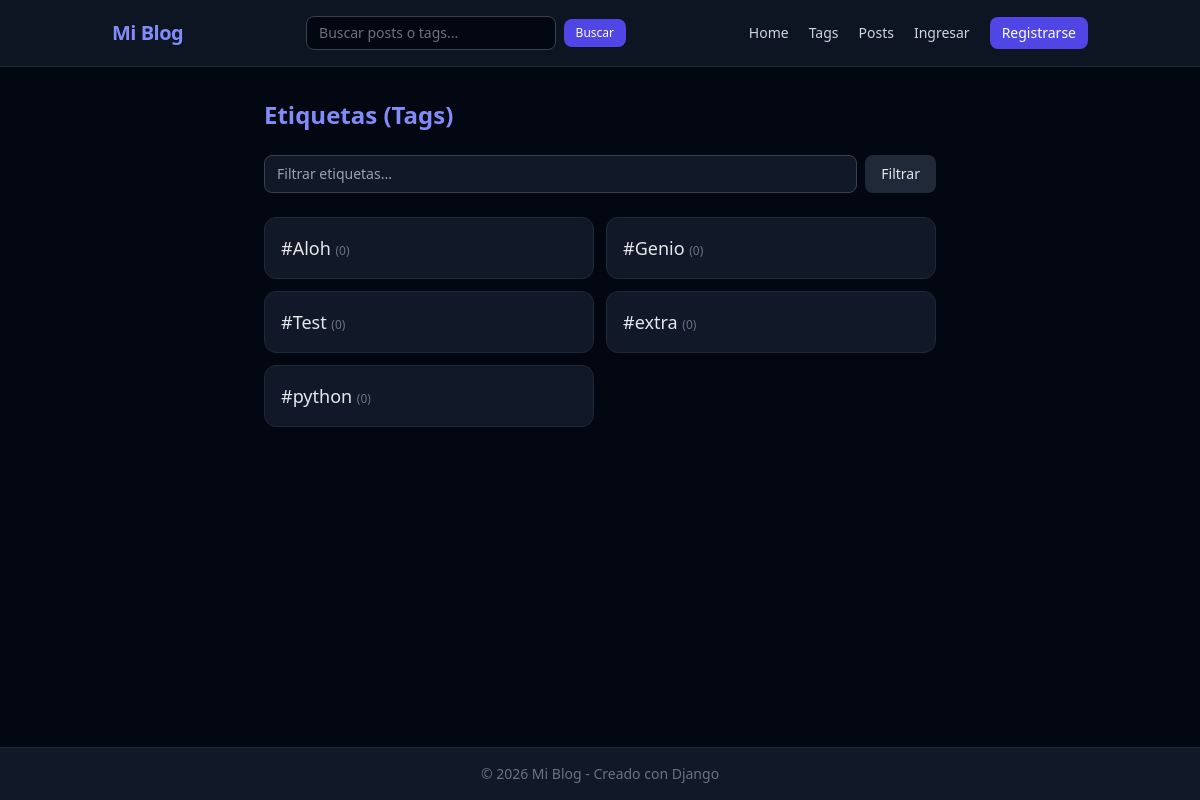
Page /tags/ on the earlier database version.
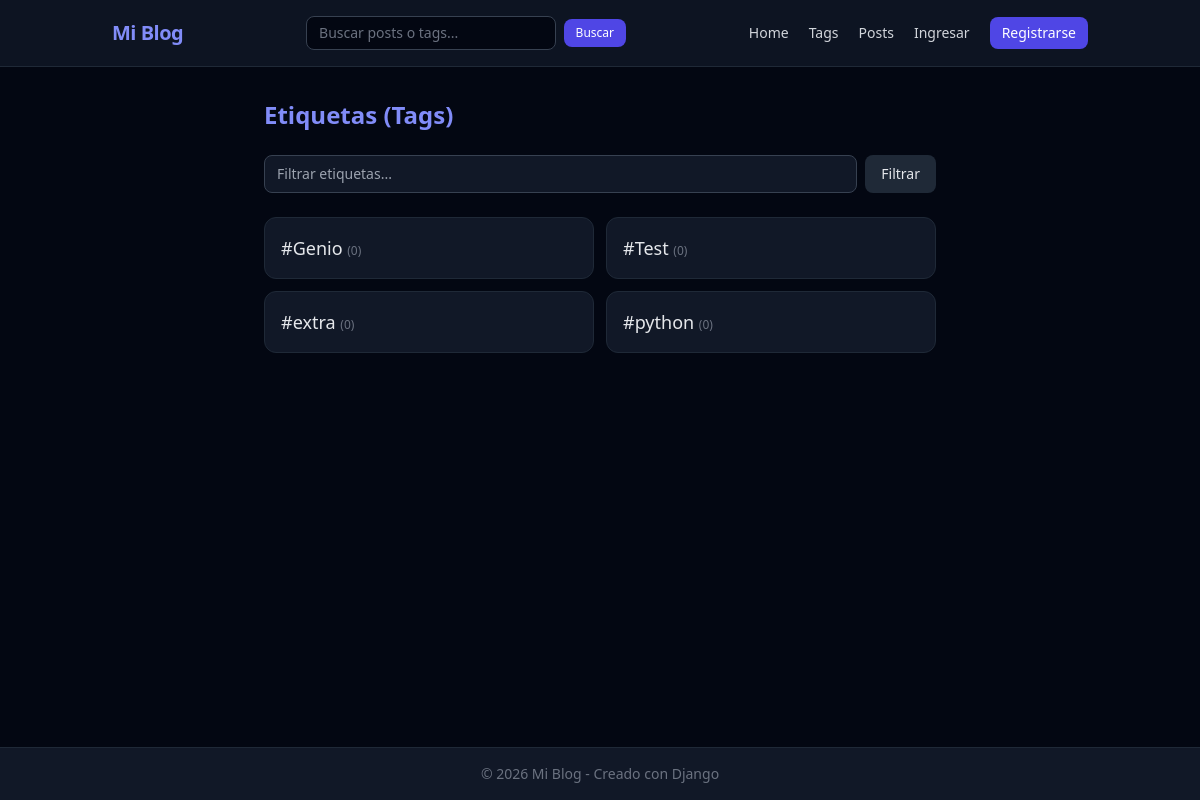
Same page on the later database version.
### blogs_django/models.py (models this page shows, shortened)
class Tag(models.Model):
	name = models.CharField(max_length=50, unique=True)

### blogs_django/views.py (the view)
# urls.py: path('tags/', views.tags, name='tags'),
def tags(request):
    query = request.GET.get('q', '').strip()
    tags = Tag.objects.annotate(
        published_posts_count=Count('posts', filter=Q(posts__type='publicado'))
    ).order_by('name')
    if query:
        tags = tags.filter(name__icontains=query)
    return render(request, 'blogs_django/tags.html', {'tags': tags, 'query': query})

### blogs_django/templates/blogs_django/tags.html (shortened to what this page needs)
{% extends "blogs_django/base.html" %}
{% block content %}
<div class="max-w-2xl mx-auto">
    <div class="flex justify-between items-center mb-6">
        <h1 class="text-2xl font-bold text-indigo-400">Etiquetas (Tags)</h1>
    </div>
    <form method="GET" class="mb-6 flex gap-2">
        <input type="text" name="q" value="{{ query }}" placeholder="Filtrar etiquetas..."
               class="flex-1 px-3 py-2 bg-gray-900 border border-gray-700 rounded-lg text-sm text-gray-100 focus:outline-none focus:border-indigo-500">
        <button type="submit" class="px-4 py-2 bg-gray-800 hover:bg-gray-700 text-gray-200 text-sm rounded-lg">Filtrar</button>
    </form>
    <div class="grid grid-cols-1 sm:grid-cols-2 gap-3">
        {% for tag in tags %}
            <div class="p-4 bg-gray-900 border border-gray-800 rounded-xl flex justify-between items-center">
                <a href="{% url 'blogs_django:tag' tag.id %}" class="text-lg font-medium text-gray-200 hover:text-indigo-400">
                    #{{ tag.name }} <span class="text-xs text-gray-500">({{ tag.published_posts_count }})</span>
                </a>
            </div>
        {% empty %}
            <p class="text-gray-500">No hay etiquetas disponibles.</p>
        {% endfor %}
    </div>
</div>
{% endblock content %}

Differences in the rows shown:
removed Tag: name "Aloh", published_posts_count "0"
